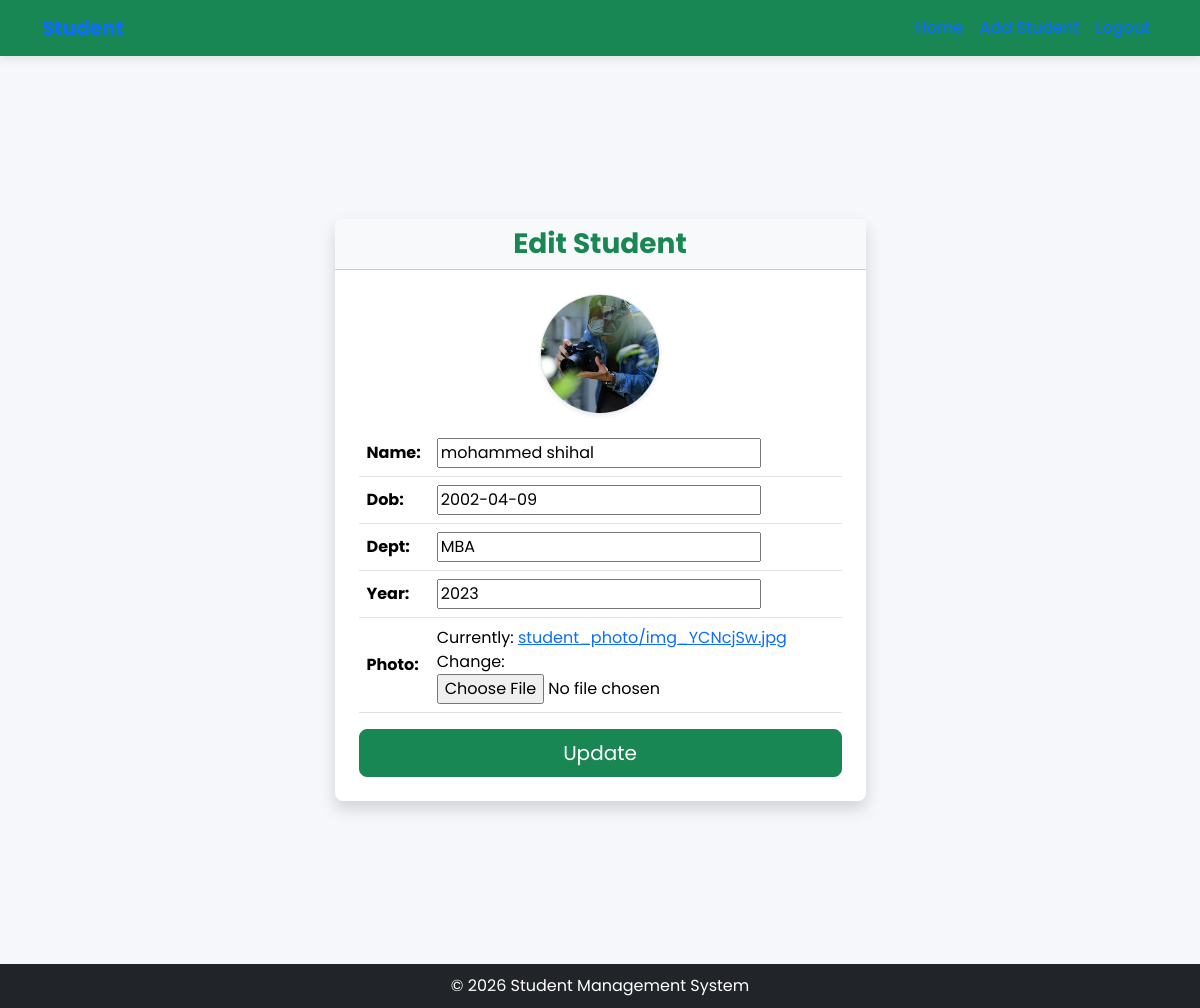
The page /student/edit/10 on the database its author committed.
### student/models.py (models this page shows, shortened)
class student (models.Model):
    name=models.CharField(max_length=100)
    dob=models.DateField()
    dept=models.CharField(max_length=100)
    year=models.IntegerField()
    photo=models.ImageField(upload_to="student_photo/")

### student/views.py (the view, shortened to what this page needs)
# urls.py: path('edit/<int:id>', editstudentview.as_view(), name='editstud'),
class editstudentview(View):
    def get(self,request, **kwargs):
         sid=kwargs.get('id')
         stud=student.objects.get(id=sid)
         form=StudentForm(instance=stud)
         return render(request,"editstudent.html",{"form":form})

### student/forms.py
class StudentForm(forms.ModelForm):
    class Meta:
        model=student
        fields = '__all__'

### student/templates/editstudent.html (shortened to what this page needs)
{% extends 'base.html' %}
{% block base %}
<div class="container py-4">
    <div class="row justify-content-center align-items-center min-vh-100">
        <div class="col-12 col-sm-10 col-md-8 col-lg-6">
            <div class="card shadow border-0 rounded-3">
                <div class="card-header text-center bg-light">
                    <h3 class="fw-bold mb-0 text-success">Edit Student</h3>
                </div>
                <div class="card-body p-3 p-md-4">
                    <form method="post" enctype="multipart/form-data">
                        {% if form.instance.photo %}
                        <div class="text-center mb-3">
                            <img src="{{ form.instance.photo.url }}"
                                 class="rounded-circle border shadow-sm"
                                 style="width:120px; height:120px; object-fit:cover;">
                        </div>
                        {% endif %}
                        <div class="table-responsive">
                            <table class="table align-middle mb-3">
                                {{ form.as_table }}
                            </table>
                        </div>
                        <div class="d-grid">
                            <button class="btn btn-success btn-lg">
                                Update
                            </button>
                        </div>
                    </form>
                </div>
            </div>
        </div>
    </div>
</div>
{% endblock %}

### student/templates/base.html (style rules this page uses)
body { font-family: 'Poppins', sans-serif; background-color: #f5f7fa; }

### student/templates/editstudent.html (style rules this page uses)
img { max-width: 100%; height: auto; }

### rows shown on the page
student: instance.photo (picture), name "mohammed shihal", dob "2002-04-09", dept "MBA", year "2023"
